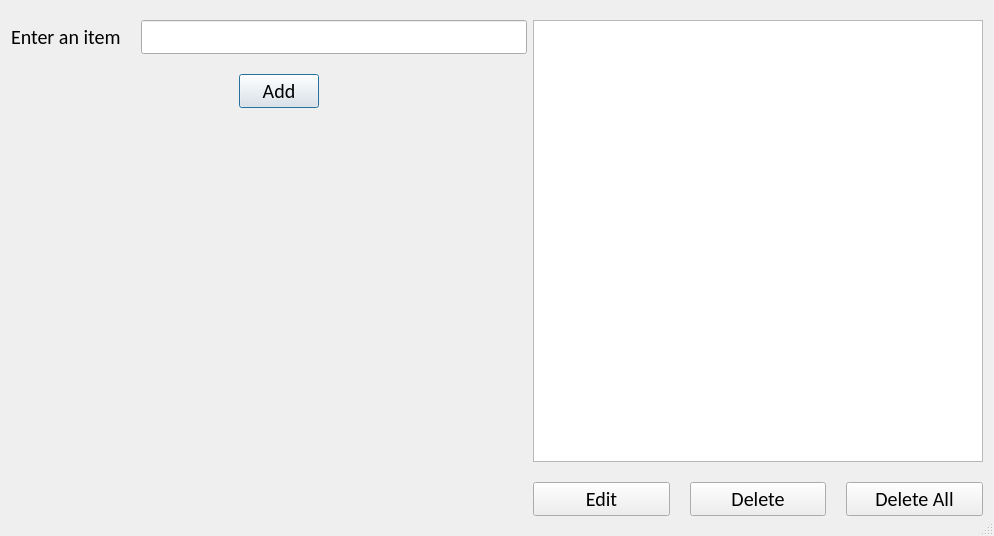
<?xml version="1.0" encoding="UTF-8"?>
<ui version="4.0">
 <class>Dialog</class>
 <widget class="QDialog" name="Dialog">
  <property name="geometry">
   <rect>
    <x>0</x>
    <y>0</y>
    <width>994</width>
    <height>536</height>
   </rect>
  </property>
  <property name="windowTitle">
   <string>List widget opcije</string>
  </property>
  <property name="sizeGripEnabled">
   <bool>true</bool>
  </property>
  <layout class="QGridLayout" name="gridLayout">
   <property name="topMargin">
    <number>20</number>
   </property>
   <property name="bottomMargin">
    <number>20</number>
   </property>
   <item row="0" column="0">
    <layout class="QVBoxLayout" name="verticalLayout_2">
     <property name="spacing">
      <number>20</number>
     </property>
     <item>
      <layout class="QHBoxLayout" name="horizontalLayout">
       <item>
        <widget class="QLabel" name="label">
         <property name="font">
          <font>
           <family>Calibri</family>
           <pointsize>15</pointsize>
          </font>
         </property>
         <property name="text">
          <string>Enter an item</string>
         </property>
        </widget>
       </item>
       <item>
        <widget class="QLineEdit" name="lineEdit">
         <property name="font">
          <font>
           <family>Calibri</family>
           <pointsize>15</pointsize>
          </font>
         </property>
        </widget>
       </item>
      </layout>
     </item>
     <item>
      <layout class="QHBoxLayout" name="horizontalLayout_3">
       <item>
        <spacer name="horizontalSpacer">
         <property name="orientation">
          <enum>Qt::Horizontal</enum>
         </property>
         <property name="sizeHint" stdset="0">
          <size>
           <width>228</width>
           <height>20</height>
          </size>
         </property>
        </spacer>
       </item>
       <item>
        <widget class="QPushButton" name="psuhButtonAdd">
         <property name="font">
          <font>
           <family>Calibri</family>
           <pointsize>15</pointsize>
          </font>
         </property>
         <property name="text">
          <string>Add</string>
         </property>
        </widget>
       </item>
       <item>
        <spacer name="horizontalSpacer_2">
         <property name="orientation">
          <enum>Qt::Horizontal</enum>
         </property>
         <property name="sizeHint" stdset="0">
          <size>
           <width>208</width>
           <height>20</height>
          </size>
         </property>
        </spacer>
       </item>
      </layout>
     </item>
    </layout>
   </item>
   <item row="0" column="1" rowspan="2">
    <layout class="QVBoxLayout" name="verticalLayout">
     <property name="spacing">
      <number>20</number>
     </property>
     <item>
      <widget class="QListWidget" name="listWidget">
       <property name="font">
        <font>
         <family>Calibri</family>
         <pointsize>15</pointsize>
        </font>
       </property>
      </widget>
     </item>
     <item>
      <layout class="QHBoxLayout" name="horizontalLayout_2" stretch="0,0,0">
       <item>
        <widget class="QPushButton" name="pushButtonEdit">
         <property name="font">
          <font>
           <family>Calibri</family>
           <pointsize>15</pointsize>
          </font>
         </property>
         <property name="text">
          <string>Edit</string>
         </property>
        </widget>
       </item>
       <item>
        <widget class="QPushButton" name="pushButtonDelete">
         <property name="font">
          <font>
           <family>Calibri</family>
           <pointsize>15</pointsize>
          </font>
         </property>
         <property name="text">
          <string>Delete</string>
         </property>
        </widget>
       </item>
       <item>
        <widget class="QPushButton" name="pushButton_4">
         <property name="font">
          <font>
           <family>Calibri</family>
           <pointsize>15</pointsize>
          </font>
         </property>
         <property name="text">
          <string>Delete All</string>
         </property>
        </widget>
       </item>
      </layout>
     </item>
    </layout>
   </item>
   <item row="1" column="0">
    <spacer name="verticalSpacer">
     <property name="orientation">
      <enum>Qt::Vertical</enum>
     </property>
     <property name="sizeHint" stdset="0">
      <size>
       <width>20</width>
       <height>399</height>
      </size>
     </property>
    </spacer>
   </item>
  </layout>
 </widget>
 <resources/>
 <connections/>
</ui>
